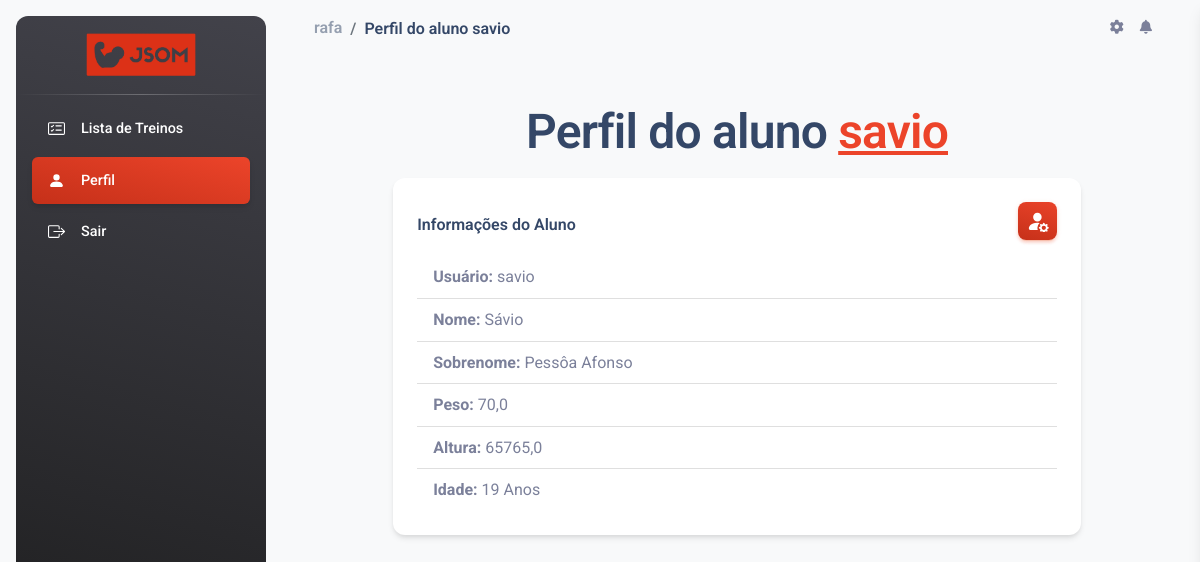
Screenshot of /aluno/perfil/6/ (signed in) with the database file from the repository.
### jsom_sga/models.py (models this page shows, shortened)
class UserProfile(models.Model):
    user = models.OneToOneField(User, on_delete=models.CASCADE)
    peso = models.FloatField(null=True, blank=True)
    altura = models.FloatField(null=True, blank=True)
    data_nascimento = models.DateField(null=True, blank=True)

### jsom_sga/views/aluno_views.py (the view)
# urls.py: path('aluno/perfil/<int:user_id>/', views.perfil_aluno, name='perfil_aluno'),
@login_required(login_url='JSOM_SGA:index')
def perfil_aluno(request, user_id):
    aluno = get_object_or_404(UserProfile, user__id=user_id)
    site_title = f"Perfil do aluno {aluno.user.username}"
    perfil_aluno= "active bg-gradient-primary_jsom"
    if aluno.data_nascimento:
        hoje = timezone.now().date()
        idade = hoje.year - aluno.data_nascimento.year - ((hoje.month, hoje.day) < (aluno.data_nascimento.month, aluno.data_nascimento.day))
    else:
        idade = None
    context = {
        'aluno': aluno,
        'idade': idade,
        'site_title': site_title,
        'perfil_aluno': perfil_aluno,
    }
    return render(request, 'USER/perfil_aluno.html', context)

### jsom_sga/templates/USER/perfil_aluno.html (shortened to what this page needs)
{% extends "global/base.html" %}
{% block corpo %}
<div class="container mb-5">
  <div class="row">
    <div class="col-md-10 mx-auto">
      <h1 class="fs-1 text-center fw-bold ">
          Perfil do aluno <span class="text-primary_jsom text-decoration-underline">{{ aluno.user.username }}</span>
      </h1>
      <div class="card card-frame mt-3">
        <div class="card-body">
          <div class="d-flex justify-content-between align-items-center flex-wrap">
            <h6 class="fw-bold">Informações do Aluno</h6>
            <a
              aria-current="page"
              {% if user.is_staff %}
                href="{% url "JSOM_SGA:admin_aluno_update" aluno.user.id %}"
              {% else %}
                href="{% url "JSOM_SGA:aluno_update" %}"
              {% endif %}
            >
              <button class="btn bg-gradient-primary_jsom fw-semibold icon-link icon-link-hover p-2" style="--bs-icon-link-transform: translate3d(0, -.125rem, 0);" data-bs-toggle="tooltip" data-bs-placement="top" title="Editar perfil">
              </button>
            </a>
          </div>
              <ul class="list-group list-group-flush">
                  <li class="list-group-item"><strong>Usuário:</strong> {{ aluno.user.username }}</li>
                  <li class="list-group-item"><strong>Nome:</strong> {{ aluno.user.first_name }}</li>
                  <li class="list-group-item"><strong>Sobrenome:</strong> {{ aluno.user.last_name }}</li>
                  <li class="list-group-item"><strong>Peso:</strong> {{ aluno.peso }}</li>
                  <li class="list-group-item"><strong>Altura:</strong> {{ aluno.altura }}</li>
                  <li class="list-group-item"><strong>Idade:</strong> {{ idade }} Anos</li>
              </ul>
        </div>
      </div>
    </div>
  </div>
</div>
{% endblock corpo %}

### base_templates/global/partials/navbar.html (shortened to what this page needs)
{% load static %}
    <nav class="navbar navbar-main navbar-expand-lg px-0 mx-4 shadow-none border-radius-xl" id="navbarBlur"
      data-scroll="true">
      <div class="container-fluid py-1 px-3">
        <nav aria-label="breadcrumb">
          {% if user.is_authenticated %}
          <ol class="breadcrumb bg-transparent mb-0 pb-0 pt-1 px-0 me-sm-6 me-5 fw-semibold ">
            <li class="breadcrumb-item text-sm">
                {% if user.is_staff %}
                  <a class="opacity-5 text-dark fs-6" href="{% url "JSOM_SGA:admin_update" %}">
                    Admin
                  </a>
                {% else %}
                  <a class="opacity-5 text-dark fs-6" href="{% url "JSOM_SGA:perfil_aluno" user_id=request.user.id %}">
                    {{user.username}}
                  </a>
                {% endif %}
            </li>
            <li class="breadcrumb-item text-dark active fs-6" >
              {{site_title}}
            </li>
          </ol>
          {% endif %}
        </nav>
        <div class="collapse navbar-collapse mt-sm-0 mt-2 me-md-0 me-sm-4" id="navbar">
          <ul class="navbar-nav  justify-content-end">
            <li class="nav-item px-3 d-flex align-items-center">
              <a href="javascript:;" class="nav-link text-body p-0">
                <i class="fa fa-cog fixed-plugin-button-nav cursor-pointer"></i>
              </a>
            </li>
            <li class="nav-item dropdown pe-2 d-flex align-items-center">
              <a href="javascript:;" class="nav-link text-body p-0" id="dropdownMenuButton" data-bs-toggle="dropdown"
                aria-expanded="false">
                <i class="fa fa-bell cursor-pointer"></i>
              </a>
            </li>
          </ul>
        </div>
      </div>
    </nav>

### base_static/global/css/style.css (style rules this page uses)
.icon-link>.bi { width: 1.9em !important; height: 1.9em !important; }
.bg-gradient-primary_jsom { background-image: linear-gradient(195deg, #ec442a 0%, #c53019 100%); }
.text-primary_jsom { color: #ec442a !important; }
.btn-primary_jsom, .btn.bg-gradient-primary_jsom { color: #fff; }
.btn-primary_jsom, .btn.bg-gradient-primary_jsom { box-shadow: 0 3px 3px 0 rgba(233, 61, 30, 0.15), 0 3px 1px -2px rgba(233, 88, 30, 0.2), 0 1px 5px 0 rgba(233, 88, 30, 0.15); }

### rows the page displays
UserProfile: user.username "savio", user.first_name "Sávio", user.last_name "Pessôa Afonso", peso "70,0", altura "65765,0"

### other values shown
{{ user.username }} "rafa"
{{ site_title }} "Perfil do aluno savio"
